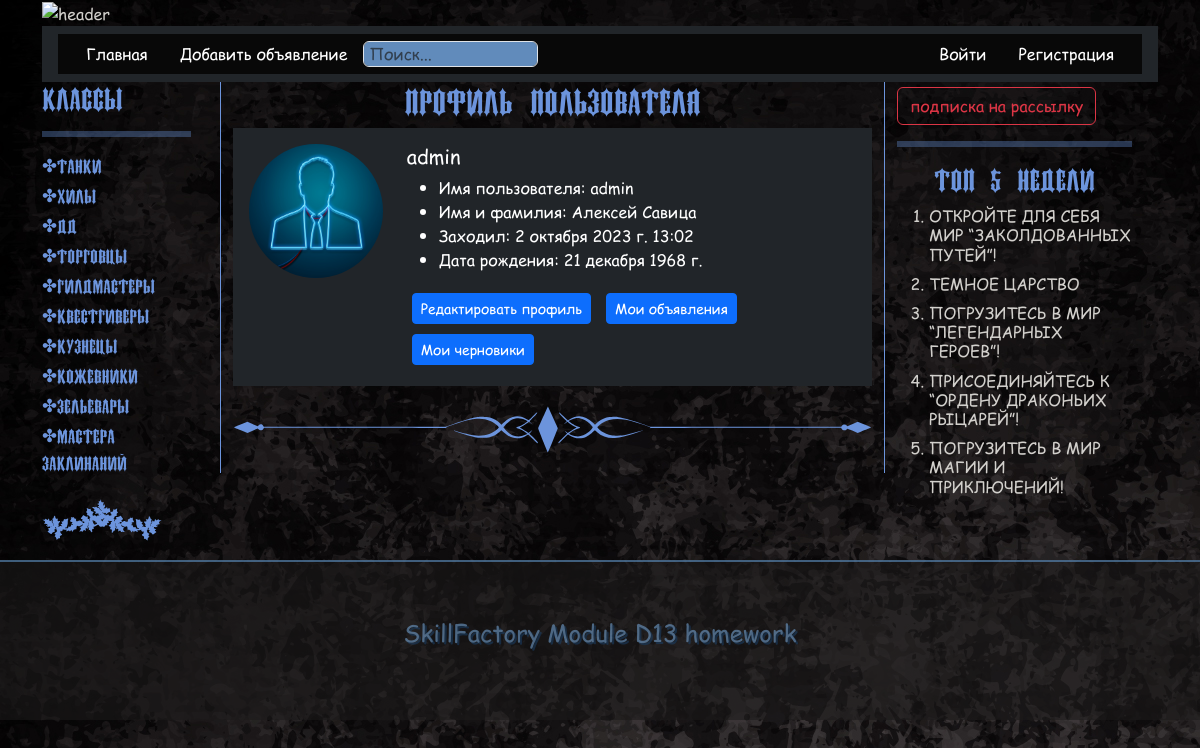
Screenshot of /user/admin/ with the database file from the repository.
### apps/main_board/models.py (models this page shows, shortened)
class Category(models.Model):
    name = models.CharField(max_length=100, verbose_name='Название категории')
    slug = models.SlugField(max_length=255, verbose_name='URL категории', blank=True)
    class Meta:
        verbose_name = 'Категория'
        verbose_name_plural = 'Категории'
    def get_absolute_url(self):
        return reverse('category', kwargs={'category_slug': self.slug})

class Ad(models.Model):
    STATUS_OPTIONS = (
        ('published', 'Опубликовано'),
        ('draft', 'Черновик')
    )
    author = models.ForeignKey(to=User, verbose_name='Автор', on_delete=models.CASCADE, default=1)
    title = models.CharField(verbose_name='Заголовок', max_length=255)
    slug = models.SlugField(verbose_name='URL', max_length=255, blank=True, unique=True)
    category_ad = models.ForeignKey(Category, verbose_name='Категория', on_delete=models.CASCADE, null=True)
    text_ad = models.TextField(verbose_name='Текст объявления')
    status = models.CharField(choices=STATUS_OPTIONS, default='published', verbose_name='Статус объявления', max_length=20)
    time_create = models.DateTimeField(auto_now_add=True, verbose_name='Время создания объявления')
    pictures = models.ImageField(
        verbose_name='Картинка',
        blank=True,
        upload_to='images/pictures/',
        validators=[FileExtensionValidator(allowed_extensions=('png', 'jpg', 'webp', 'jpeg', 'gif'))])
    video = models.FileField(
        verbose_name='Видео',
        blank=True,
        upload_to='videos/',
        validators=[FileExtensionValidator(allowed_extensions=('mp4', 'avi', 'mkv', 'mov'))])
    likes = models.ManyToManyField(User, related_name='ad_like')
    class Meta:
        verbose_name = 'Объявление'
        verbose_name_plural = 'Объявления'
    def get_absolute_url(self):
        if self.status == 'published':
            return reverse('ad_detail', kwargs={'slug': self.slug})
        else:
            return reverse('draft_detail', kwargs={'slug': self.slug})

### apps/users/models.py (models this page shows, shortened)
class Profile(models.Model):
    user = models.OneToOneField(User, on_delete=models.CASCADE)
    slug = models.SlugField(verbose_name='URL', max_length=255, blank=True, unique=True)
    avatar = models.ImageField(
        verbose_name='Аватар',
        upload_to='images/avatars/%Y/%m/%d/',
        default='images/avatars/default.png',
        blank=True,
        validators=[FileExtensionValidator(allowed_extensions=('png', 'jpg', 'jpeg'))])
    birth_date = models.DateField(null=True, blank=True, verbose_name='Дата рождения')
    class Meta:
        db_table = 'app_profiles'
        ordering = ('user',)
        verbose_name = 'Профиль'
        verbose_name_plural = 'Профили'
    def __str__(self):
        return self.user.username

### apps/users/views.py (the view)
# urls.py: path('user/<str:slug>/', ProfileDetailView.as_view(), name='profile_detail'),
class ProfileDetailView(DetailView):
    model = Profile
    context_object_name = 'profile'
    template_name = 'users/profile_detail.html'
    queryset = model.objects.all().select_related('user')
    def get_context_data(self, **kwargs):
        context = super().get_context_data(**kwargs)
        context['title'] = f'Страница пользователя: {self.object.user.username}'
        if self.object.avatar:
            context['has_avatar'] = True
        else:
            context['has_avatar'] = False
        return context

### apps/main_board/templatetags/categories_tags.py (called while the page is built)
@register.inclusion_tag('includes/sidebar.html')
def all_categories():
    cats = Category.objects.all()
    return {"cats": cats}

### apps/main_board/templatetags/popular_ads_tags.py (called while the page is built)
@register.inclusion_tag('includes/popular_ads.html')
def get_popular_ads():
    start_date = timezone.now() - timedelta(weeks=1)
    popular_ads = Ad.objects.filter(time_create__gte=start_date, status='published').order_by('-likes')[:5]
    return {'popular_ads': popular_ads}

### templates/users/profile_detail.html
{% extends 'main.html' %}
{% load static %}
{% block content %}
<h2 class="category_sidebar ad_category __web-inspector-hide-shortcut__">профиль пользователя</h2>
<div class="card border-0">
        <div class="card-body bg-dark text-white">
            <div class="row">
                <div class="col-md-3">
                    {% if has_avatar %}
                    <figure >
                        <img src="{{ profile.avatar.url }}" class="img-fluid rounded-0 rounded-circle" alt="{{ profile }}">
                    </figure>
                    {% else %}
                        <img src="{% static 'img/default.png' %}" class="img-fluid rounded-0 rounded-circle" alt="{{ profile }}">
                    {% endif %}
                </div>
                <div class="col-md-9">
                     <h5 class="card-title">
                        {{ profile }}
                    </h5>
                    <div class="card-text bg-dark text-white">
                        <ul>
                            <li>Имя пользователя: {{ profile.user.username }}</li>
                            {% if profile.user.get_full_name %} <li>Имя и фамилия: {{ profile.user.get_full_name }}</li> {% endif %}
                            <li>Заходил: {{ profile.user.last_login }}</li>
                            <li>Дата рождения: {{ profile.birth_date }}</li>
                        </ul>
                    <a href="{% url 'profile_edit' request.user.profile.slug %}" class="btn btn-sm btn-primary btn_profile">Редактировать профиль</a>
                    <a href="{% url 'ad_author' %}" class="btn btn-sm btn-primary btn_profile">Мои объявления</a>
                    <a href="{% url 'draft_list'  %}" class="btn btn-sm btn-primary btn_profile">Мои черновики</a>
                    </div>
                </div>
            </div>
        </div>
    </div>
    <img src="{% static 'img/divider_negru.svg' %}" class="line_separator" alt="ship"  id="my-svg">
{% endblock %}

### templates/includes/sidebar.html
{% load categories_tags %}
{% load static %}
{% block cat %}
    <div class="category_sidebar">
        {% for category in cats %}
            <div class="category_menu">
                <a href="{{ category.get_absolute_url }}" class="category_menu_link">&#10020;{{ category.name }}</a>
            </div>
            {% endfor%}
            <img src="{% static 'img/ship2.svg' %}" class="svg" alt="ship">
        </div>
{% endblock cat %}

### templates/includes/popular_ads.html
{% load popular_ads_tags %}
{% block content %}
      <h3 class="category_sidebar ad_category">Топ 5 недели</h3>
            <ol>
            {% for ad in popular_ads %}
                <li><h6 ><a class="ad_title" href="{{ ad.get_absolute_url }}">{{ ad.title|upper }}</a></h6></li>
                {% endfor %}
            </ol>
{% endblock content %}

### static/my_styles/styles.css (style rules this page uses)
body { background: #000 url(../img/fon1.jpg); color: #d2d0cc; background-attachment: fixed; background-repeat: repeat; font-family: 'Comic Sans MS', Helvetica, Arial, sans-serif; }
.category_sidebar { font-family: 'Ireland', Helvetica, Arial, sans-serif; color: #6c94dc; }
.ad_category { display: flex; justify-content: center; }
.category_menu { margin-bottom: 3px; }
.category_menu_link { font-size: 18px; color: #6c94dc; text-decoration: none; width: 90%; }
.ad_title { color: #d2d0cc; text-decoration: none; }
.svg { fill: #6c94dc; max-width: 80%; margin: 10px auto; }
.line_separator { width: 100%; margin: 20px 0; }
.btn_profile { margin: 5px; }

### rows the page displays
Category: name "Танки"
Category: name "Хилы"
Category: name "ДД"
Category: name "Торговцы"
Category: name "Гилдмастеры"
Category: name "Квестгиверы"
Category: name "Кузнецы"
Category: name "Кожевники"
Category: name "Зельевары"
Category: name "Мастера заклинаний"
Profile: avatar (picture), user.username "admin", user.get_full_name "Алексей Савица", user.last_login "2 октября 2023 г. 13:02", birth_date "21 декабря 1968 г."
Ad: title "ОТКРОЙТЕ ДЛЯ СЕБЯ МИР “ЗАКОЛДОВАННЫХ ПУТЕЙ”!"
Ad: title "ТЕМНОЕ ЦАРСТВО"
Ad: title "ПОГРУЗИТЕСЬ В МИР “ЛЕГЕНДАРНЫХ ГЕРОЕВ”!"
Ad: title "ПРИСОЕДИНЯЙТЕСЬ К “ОРДЕНУ ДРАКОНЬИХ РЫЦАРЕЙ”!"
Ad: title "ПОГРУЗИТЕСЬ В МИР МАГИИ И ПРИКЛЮЧЕНИЙ!"
